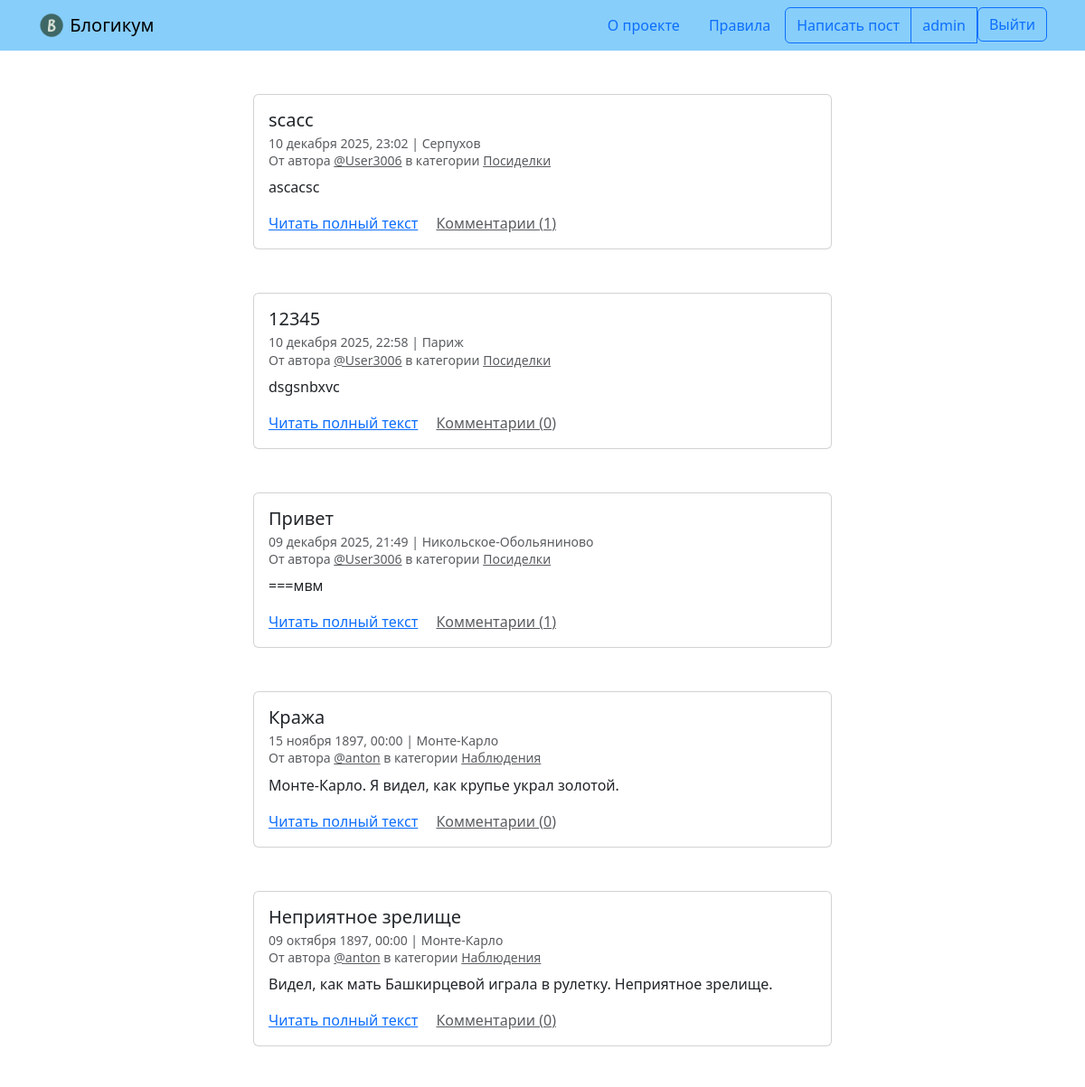
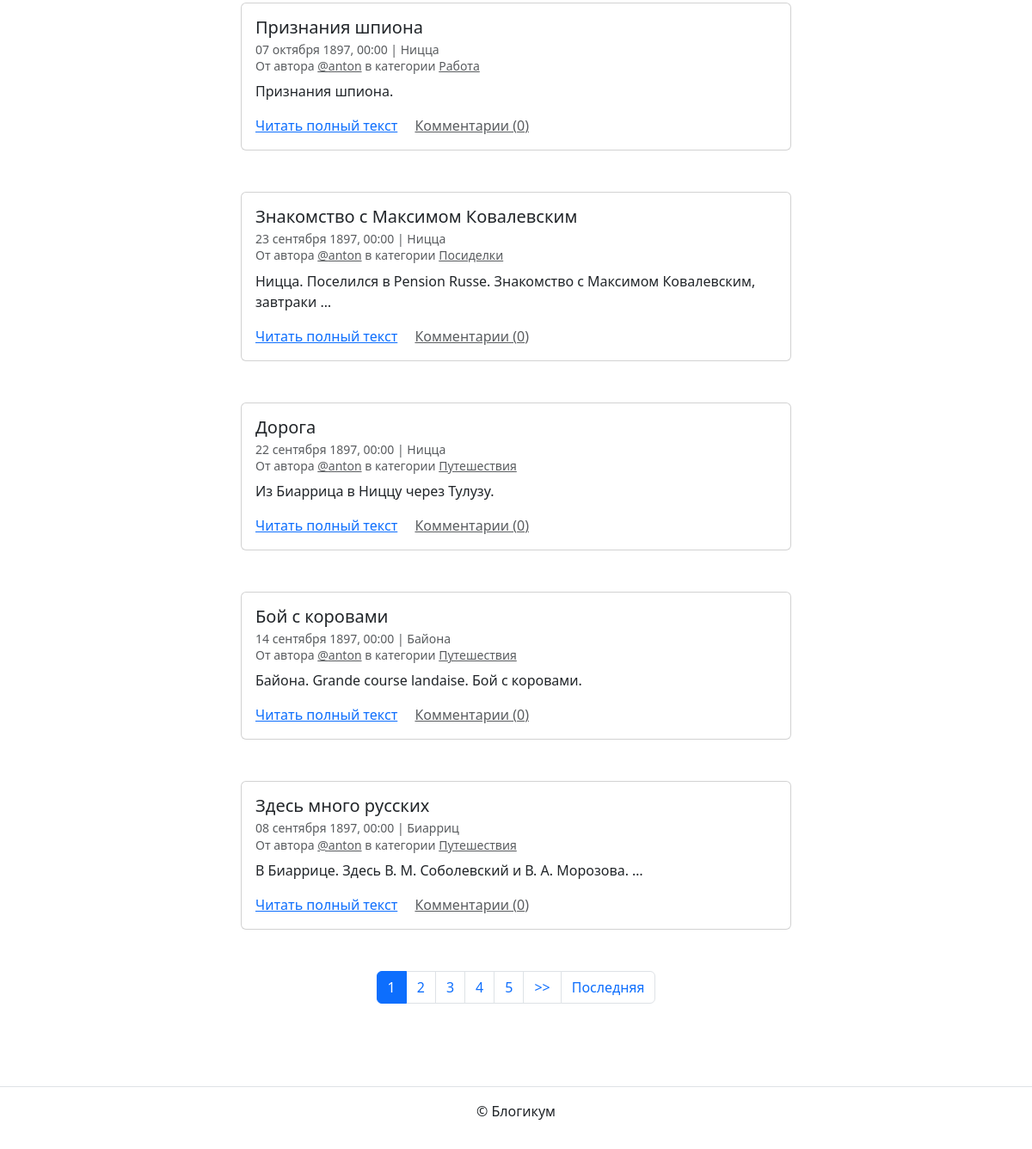
The app's page / (signed in) with its own data (2 pictures, top to bottom).
### blog/models.py (models this page shows, shortened)
class BaseForPublication(models.Model):
    is_published = models.BooleanField(
        default=True,
        verbose_name='Опубликовано',
        help_text='Снимите галочку, чтобы скрыть публикацию.'
    )
    created_at = models.DateTimeField('Добавлено', auto_now_add=True,
                                      blank=False)
    class Meta:
        abstract = True

class Post(BaseForPublication):
    title = models.CharField('Название', max_length=256, blank=False)
    text = models.TextField('Текст', blank=False)
    pub_date = models.DateTimeField(
        'Дата и время публикации',
        help_text='Если установить дату и время в будущем — '
                  'можно делать отложенные публикации.'
    )
    author = models.ForeignKey(
        User,
        verbose_name='Автор публикации',
        on_delete=models.CASCADE,
        related_name='publications',
        blank=False
    )
    location = models.ForeignKey(
        Location,
        verbose_name='Местоположение',
        on_delete=models.SET_NULL,
        related_name='publications',
        null=True,
        blank=False
    )
    category = models.ForeignKey(
        Category,
        verbose_name='Категория',
        on_delete=models.SET_NULL,
        related_name='publications',
        null=True,
        blank=False
    )
    image = models.ImageField(
        upload_to="images",
        blank=True,
        verbose_name="Изображение",)
    class Meta:
        verbose_name = 'публикация'
        verbose_name_plural = 'Публикации'
        default_related_name = 'posts'
        ordering = ('-pub_date',)

class Location(BaseForPublication):
    name = models.CharField('Название места', max_length=256, blank=False)
    class Meta:
        verbose_name = 'местоположение'
        verbose_name_plural = 'Местоположения'
        ordering = ('name',)

class Category(BaseForPublication):
    title = models.CharField(
        'Заголовок',
        max_length=256,
        blank=False
    )
    description = models.TextField(
        verbose_name='Описание'
    )
    slug = models.SlugField(
        'Идентификатор',
        unique=True,
        blank=False,
        help_text=(
            'Идентификатор страницы для URL; '
            'разрешены символы латиницы, цифры, '
            'дефис и подчёркивание.')
    )
    class Meta:
        verbose_name = 'категория'
        verbose_name_plural = 'Категории'
        ordering = ('title',)

### blog/views.py (the view)
# urls.py: path('', views.IndexView.as_view(), name='index'),
class IndexView(ListView):
    model = Post
    template_name = "blog/index.html"
    queryset = post_published_query()
    paginate_by = 10

### templates/blog/index.html (shortened to what this page needs)
{% extends "base.html" %}
{% block content %}
  {% for post in page_obj %}
    <article class="mb-5">
      {% include "includes/post_card.html" %}
    </article>
  {% endfor %}
  {% include "includes/paginator.html" %}
{% endblock %}

### templates/includes/header.html (shortened to what this page needs)
{% load static %}
<header>
  <nav class="navbar navbar-light" style="background-color: lightskyblue">
    <div class="container">
      <a class="navbar-brand" href="{% url 'blog:index' %}">
        <img src="{% static 'img/logo.png' %}" width="30" height="30" class="d-inline-block align-top" alt="">
        Блогикум
      </a>
      {% with request.resolver_match.view_name as view_name %}
        <ul class="nav  nav-pills">
          <li class="nav-item">
            <a class="nav-link {% if view_name == 'pages:about' %} text-white {% endif %}" href="{% url 'pages:about' %}">
              О проекте
            </a>
          </li>
          <li class="nav-item">
            <a class="nav-link {% if view_name == 'pages:rules' %} text-white {% endif %}" href="{% url 'pages:rules' %}">
              Правила
            </a>
          </li>
          {% if user.is_authenticated %}
            <div class="btn-group" role="group" aria-label="Basic outlined example">
              <button type="button" class="btn btn-outline-primary"><a class="text-decoration-none text-reset"
                  href="{% url 'blog:create_post' %}">Написать пост</a></button>
              <button type="button" class="btn btn-outline-primary"><a class="text-decoration-none text-reset"
                  href="{% url 'blog:profile' user.username %}">{{ user.username }}</a></button>
              <form method="post" action="{% url 'logout' %}" class="d-inline">
                <button type="submit" class="btn btn-outline-primary">Выйти</button>
              </form>
            </div>
          {% endif %}
        </ul>
      {% endwith %}
    </div>
  </nav>
</header>

### templates/includes/post_card.html (shortened to what this page needs)
<div class="col d-flex justify-content-center">
  <div class="card" style="width: 40rem;">
    <div class="card-body">
      <h5 class="card-title">{{ post.title }}</h5>
      <h6 class="card-subtitle mb-2 text-muted">
        <small>
          {{ post.pub_date|date:"d E Y, H:i" }} | {% if post.location and post.location.is_published %}{{ post.location.name }}{% else %}Планета Земля{% endif %}<br>
          От автора <a class="text-muted" href="{% url 'blog:profile' post.author.username %}">@{{ post.author.username }}</a> в
          категории {% include "includes/category_link.html" %}
        </small>
      </h6>
      <p class="card-text">{{ post.text|truncatewords:10 }}</p>
      <a href="{% url 'blog:post_detail' post.id %}" class="card-link">Читать полный текст</a>
      <a href="{% url 'blog:post_detail' post.id %}" class="card-link text-muted">Комментарии ({{ post.comment_count }})</a>
    </div>
  </div>
</div>

### templates/includes/category_link.html
<a class="text-muted" href="{% url 'blog:category_posts' post.category.slug %}">
  {{ post.category.title }}
</a>

### records on screen
Post: title "scacc", pub_date "10 декабря 2025, 23:02", location.name "Серпухов", author.username "User3006", category "Посиделки", text "ascacsc", comment_count "1"
Post: title "12345", pub_date "10 декабря 2025, 22:58", location.name "Париж", author.username "User3006", category "Посиделки", text "dsgsnbxvc", comment_count "0"
Post: title "Привет", pub_date "09 декабря 2025, 21:49", location.name "Никольское-Обольяниново", author.username "User3006", category "Посиделки", text "===мвм", comment_count "1"
Post: title "Кража", pub_date "15 ноября 1897, 00:00", location.name "Монте-Карло", author.username "anton", category "Наблюдения", text "Монте-Карло. Я видел, как крупье украл золотой.", comment_count "0"
Post: title "Неприятное зрелище", pub_date "09 октября 1897, 00:00", location.name "Монте-Карло", author.username "anton", category "Наблюдения", text "Видел, как мать Башкирцевой играла в рулетку. Неприятное зрелище.", comment_count "0"
Post: title "Признания шпиона", pub_date "07 октября 1897, 00:00", location.name "Ницца", author.username "anton", category "Работа", text "Признания шпиона.", comment_count "0"
Post: title "Знакомство с Максимом Ковалевским", pub_date "23 сентября 1897, 00:00", location.name "Ницца", author.username "anton", category "Посиделки", text "Ницца. Поселился в Pension Russe. Знакомство с Максимом Ковалевским, завтраки …", comment_count "0"
Post: title "Дорога", pub_date "22 сентября 1897, 00:00", location.name "Ницца", author.username "anton", category "Путешествия", text "Из Биаррица в Ниццу через Тулузу.", comment_count "0"
Post: title "Бой с коровами", pub_date "14 сентября 1897, 00:00", location.name "Байона", author.username "anton", category "Путешествия", text "Байона. Grande course landaise. Бой с коровами.", comment_count "0"
Post: title "Здесь много русских", pub_date "08 сентября 1897, 00:00", location.name "Биарриц", author.username "anton", category "Путешествия", text "В Биаррице. Здесь В. М. Соболевский и В. А. Морозова. …", comment_count "0"

### other values on screen
{{ user.username }} "admin"
{{ i }} "1"
{{ i }} "2" "3" "4" "5"
